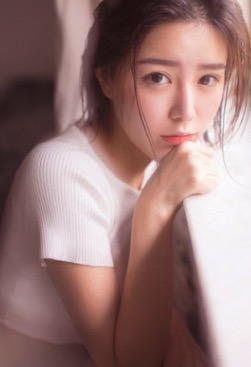
#> input picture tests/a.jpg, 251 x 367 px, found by its file name; the run also reads 1 picture not shown here
$ python hash.py   (older library calls are emulated)
#> lines starting #> are read from the running program, lines starting #| are printed output that depends on the picture
#> in getAHash, img1 is the input picture: shape (367, 251, 3); mean B, G, R 119.5, 121.5, 153.3
# -*- coding: UTF-8 -*-

import numpy as np
import cv2
import collections

def flatten(x):
    result = []
    for el in x:
        if isinstance(x, collections.Iterable) and not isinstance(el, str):
            result.extend(flatten(el))
        else:
            result.append(el)
    return result

#均值哈希算法
def aHash(img):
    # 缩放为8*8
    img = cv2.resize(img, (8, 8), interpolation=cv2.INTER_CUBIC)
    # 转换为灰度图
    gray = cv2.cvtColor(img, cv2.COLOR_BGR2GRAY)
    # s为像素和初值为0，hash_str为hash值初值为''
    s = 0
    hash_str = ''
    # 遍历累加求像素和
    for i in range(8):
        for j in range(8):
            s = s + gray[i, j]
    # 求平均灰度
    avg = s / 64
    # 灰度大于平均值为1相反为0生成图片的hash值
    for i in range(8):
        for j in range(8):
            if gray[i, j] > avg:
                hash_str = hash_str + '1'
            else:
                hash_str = hash_str + '0'
    return hash_str
#差值感知算法
def dHash(img):
    #缩放8*8
    img=cv2.resize(img,(9,8),interpolation=cv2.INTER_CUBIC)
    #转换灰度图
    gray=cv2.cvtColor(img,cv2.COLOR_BGR2GRAY)
    hash_str=''
    #每行前一个像素大于后一个像素为1，相反为0，生成哈希
    for i in range(8):
        for j in range(8):
            if   gray[i,j]>gray[i,j+1]:
                hash_str=hash_str+'1'
            else:
                hash_str=hash_str+'0'
    return hash_str
# 感知哈希
def pHash(img):
	"""get image pHash value"""
	#加载并调整图片为32x32灰度图片
	# img=cv2.imread(imgfile, cv2.CV_LOAD_IMAGE_GRAYSCALE)
	img=cv2.resize(img,(32,32),interpolation=cv2.INTER_CUBIC)

        #创建二维列表
	h, w = img.shape[:2]
	vis0 = np.zeros((h,w), np.float32)
	vis0[:h,:w] = img       #填充数据

	#二维Dct变换
	vis1 = cv2.dct(cv2.dct(vis0))
	#cv.SaveImage('a.jpg',cv.fromarray(vis0)) #保存图片
	vis1.resize(8,8)

	#把二维list变成一维list
	img_list=flatten(vis1.tolist())

	#计算均值
	avg = sum(img_list)*1./len(img_list)
	avg_list = ['0' if i<avg else '1' for i in img_list]

	#得到哈希值
	return ''.join(['%x' % int(''.join(avg_list[x:x+4]),2) for x in range(0,64,4)])

#Hash值对比 汉明距离
def cmpHash(hash1,hash2):
    n=0
    #hash长度不同则返回-1代表传参出错
    if len(hash1)!=len(hash2):
        return -1
    #遍历判断
    for i in range(len(hash1)):
        #不相等则n计数+1，n最终为相似度
        if hash1[i]!=hash2[i]:
            n=n+1
    return n

def getAHash(img1,img2):
    img1=cv2.imread(img1)
    img2=cv2.imread(img2)
    hash1= aHash(img1)
#> after the loop in aHash, `for i in range(8):`: s = 8475
#> in aHash, `avg = s / 64`: avg = 132.4
    hash2= aHash(img2)
    # print(hash1)
    # print(hash2)
    n=cmpHash(hash1,hash2)
#> in getAHash, `n=cmpHash(hash1,hash2)`: n = 0
#| 均值哈希算法相似度：0
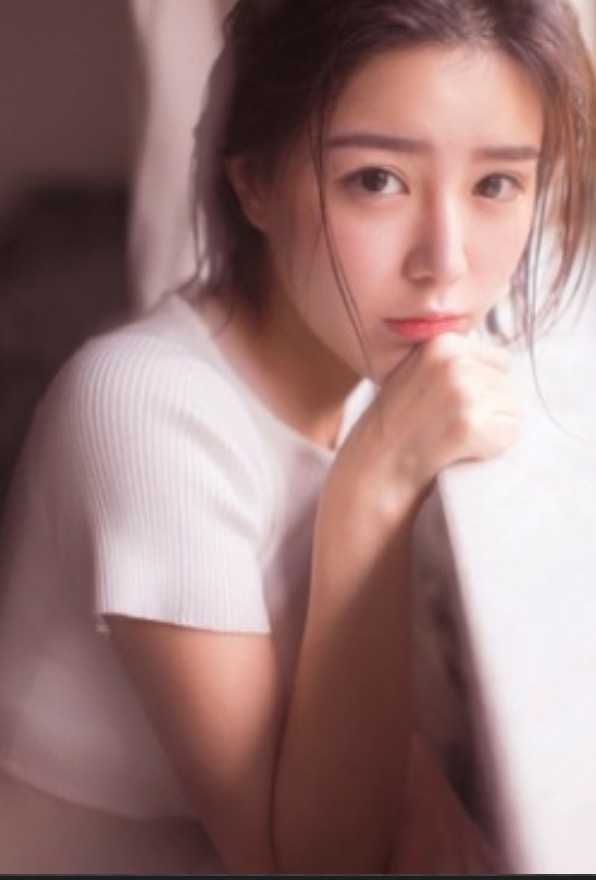
#> input picture tests/c.jpg, 596 x 880 px, found by its file name
#> in getAHash, img2 is the input picture: shape (880, 596, 3); mean B, G, R 119, 120.9, 152.7
#> in getAHash (call 2), `n=cmpHash(hash1,hash2)`: n = 1
#| 均值哈希算法相似度：1
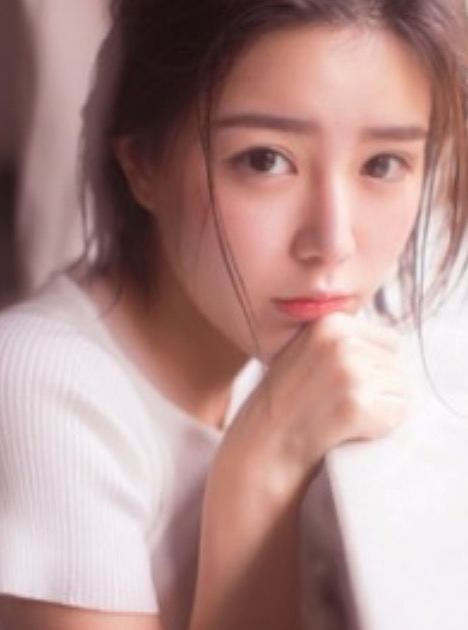
#> input picture tests/d.jpg, 468 x 630 px, found by its file name
#> in getAHash, img2 is the input picture: shape (630, 468, 3); mean B, G, R 141.9, 144.8, 178.3
#> in getAHash (call 3), `n=cmpHash(hash1,hash2)`: n = 27
#| 均值哈希算法相似度：27
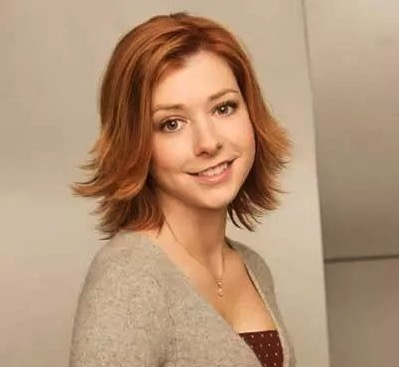
#> input picture tests/ah.jpg, 399 x 367 px, found by its file name
#> in getAHash, img2 is the input picture: shape (367, 399, 3); mean B, G, R 119.4, 147.3, 179.9
#> in getAHash (call 4), `n=cmpHash(hash1,hash2)`: n = 39
#| 均值哈希算法相似度：39
    print ('均值哈希算法相似度：'+ str(n))
    return 1

def getDHash(img1,img2):
    img1=cv2.imread(img1)
    img2=cv2.imread(img2)
    hash1= dHash(img1)
    hash2= dHash(img2)
    # print(hash1)
    # print(hash2)
    n=cmpHash(hash1,hash2)
#> in getDHash, `n=cmpHash(hash1,hash2)`: n = 0
#| 差值哈希算法相似度：0
#| 差值哈希算法相似度：6
#| 差值哈希算法相似度：33
#| 差值哈希算法相似度：43
    print ('差值哈希算法相似度：'+ str(n))
    return 1

def getPHash(img1,img2):
    img1=cv2.imread(img1, cv2.IMREAD_GRAYSCALE)
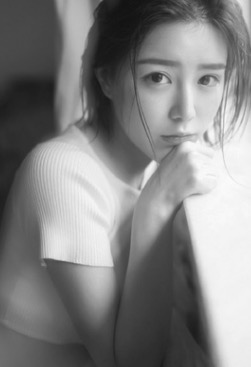
#> img1: shape (367, 251); min 18, max 252, mean 130.8
    img2=cv2.imread(img2, cv2.IMREAD_GRAYSCALE)
    hash1= pHash(img1)
#> in pHash, `img=cv2.resize(img,(32,32),interpolation=cv2.INTER_CUBIC)`:
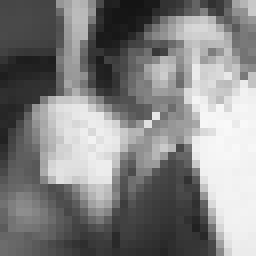
#> img: shape (32, 32) (shown 8 times larger); min 20, max 249, mean 130.8
#> in pHash, `vis1 = cv2.dct(cv2.dct(vis0))`:
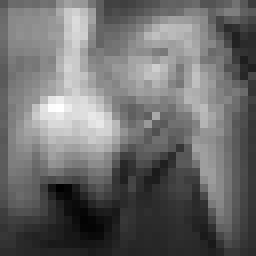
#> vis1: shape (32, 32) float32 (shown 8 times larger); min -68.23, max 365.8, mean 116.6; drawn with min black and max white
    hash2= pHash(img2)
    # print(hash1)
    # print(hash2)
    n=cmpHash(hash1,hash2)
    print ('感知哈希算法相似度：'+ str(n))
    return 1

print ('相似度越小，说明两张图片越相似')

print ('---------均值哈希------------')

print ('a 和 b 对比，b复制的')
getAHash ('/Users/lihongxu6/IdeaProjectsGit/python-algorithm/tests/a.jpg','/Users/lihongxu6/IdeaProjectsGit/python-algorithm/tests/b.jpg')

print ('a 和 c 对比，c是裁剪的')
getAHash ('/Users/lihongxu6/IdeaProjectsGit/python-algorithm/tests/a.jpg','/Users/lihongxu6/IdeaProjectsGit/python-algorithm/tests/c.jpg')

print ('a 和 d 对比，d裁剪部分')
getAHash ('/Users/lihongxu6/IdeaProjectsGit/python-algorithm/tests/a.jpg','/Users/lihongxu6/IdeaProjectsGit/python-algorithm/tests/d.jpg')

print ('a 和 ah 对比，图片内容完全不一致')
getAHash ('/Users/lihongxu6/IdeaProjectsGit/python-algorithm/tests/a.jpg','/Users/lihongxu6/IdeaProjectsGit/python-algorithm/tests/ah.jpg')


print ('---------差值哈希------------')

print ('a 和 b 对比，b复制的')
getDHash ('/Users/lihongxu6/IdeaProjectsGit/python-algorithm/tests/a.jpg','/Users/lihongxu6/IdeaProjectsGit/python-algorithm/tests/b.jpg')

print ('a 和 c 对比，c是裁剪的')
getDHash ('/Users/lihongxu6/IdeaProjectsGit/python-algorithm/tests/a.jpg','/Users/lihongxu6/IdeaProjectsGit/python-algorithm/tests/c.jpg')

print ('a 和 d 对比，d裁剪部分')
getDHash ('/Users/lihongxu6/IdeaProjectsGit/python-algorithm/tests/a.jpg','/Users/lihongxu6/IdeaProjectsGit/python-algorithm/tests/d.jpg')

print ('a 和 ah 对比，图片内容完全不一致')
getDHash ('/Users/lihongxu6/IdeaProjectsGit/python-algorithm/tests/a.jpg','/Users/lihongxu6/IdeaProjectsGit/python-algorithm/tests/ah.jpg')

print ('---------感知哈希------------')

print ('a 和 b 对比，b复制的')
#> (the run stopped early here; a loop or call above may not have finished)
